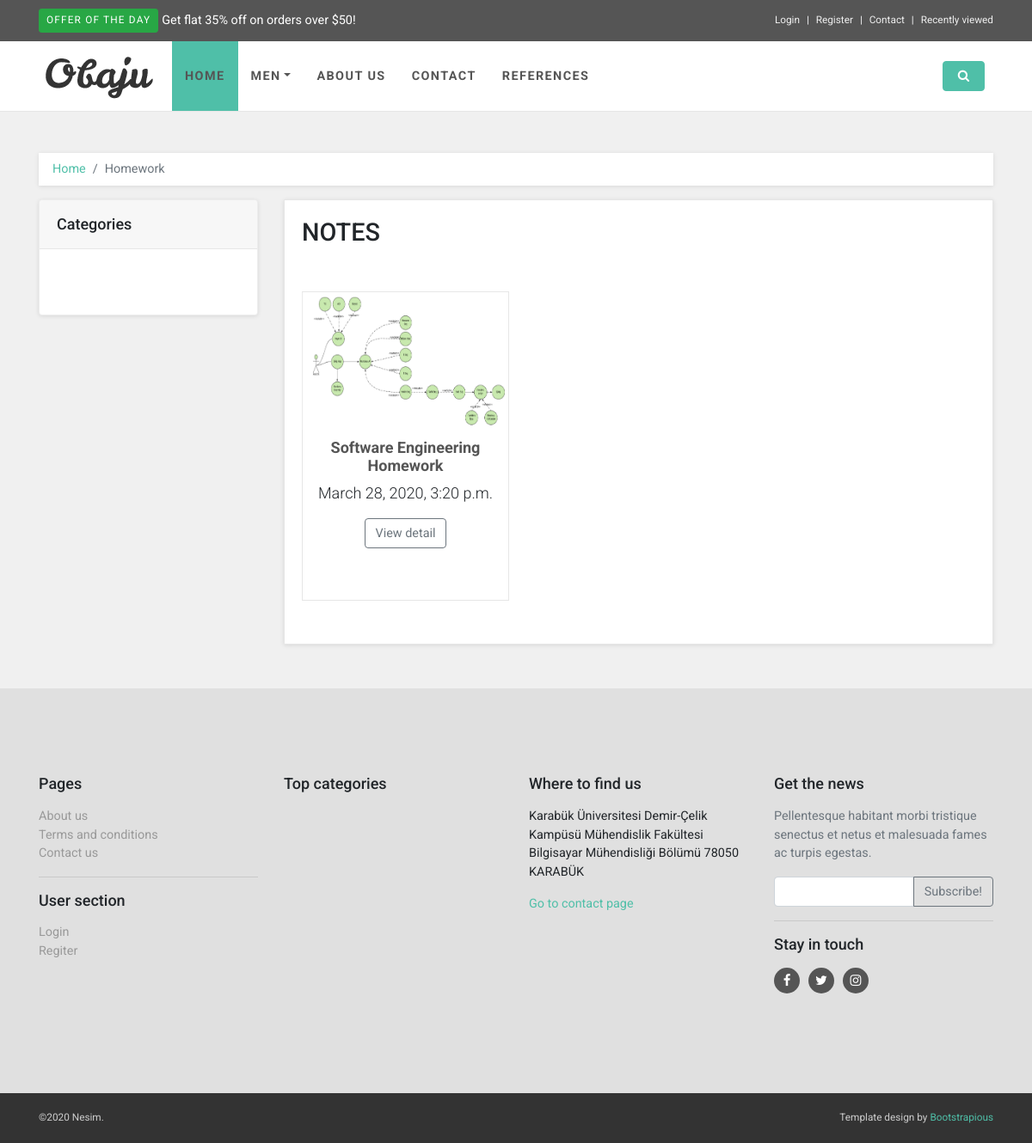
The app's page /category/10/homework/ with its own data.
### note/models.py (models this page shows, shortened)
class Category(MPTTModel):
    STATUS = (
        ('True', 'true'),
        ('False', 'false')
    )
    title = models.CharField(max_length=70)
    description = models.CharField(blank=True,max_length=255)
    keywords = models.CharField(blank=True,max_length=255)
    status = models.CharField(max_length=10, choices=STATUS)
    image = models.ImageField(blank=True, upload_to='image/')
    slug = models.SlugField(blank=False,unique=True)
    parent = TreeForeignKey('self', blank=True, null=True, related_name='children', on_delete=models.CASCADE)  # cascad silme işleminde ona bağlı şeylerde silinir
    create_at = models.DateTimeField(auto_now_add=True)
    update_at = models.DateTimeField(auto_now=True)
    class MPTTMeta:
        order_insertion_by = ['title']
    def image_tag(self):
        return mark_safe('<img src="{}" height="50"/>'.format(self.image.url))
    image_tag.short_description = 'Image'

class Note(models.Model):
    STATUS = (
        ('True', 'true'),
        ('False', 'false')
    )
    Category = models.ForeignKey(Category, on_delete=models.CASCADE)
    title = models.CharField(blank=True,max_length=100)
    description = models.CharField(blank=True,max_length=255)
    keywords = models.CharField(blank=True,max_length=255)
    slug = models.SlugField(blank=False,unique=True)
    detail = RichTextUploadingField()
    status = models.CharField(max_length=10, choices=STATUS)
    image = models.ImageField(blank=True, upload_to='image/')
    create_at = models.DateTimeField(auto_now_add=True)
    update_at = models.DateTimeField(auto_now=True)
    def image_tag(self):
        return mark_safe('<img src="{}" height="50"/>'.format(self.image.url))
    image_tag.short_description = 'Image'

### home/views.py (the view)
# urls.py: path('category/<int:id>/<slug:slug>/',views.category_notes,name='category_notes'),
def category_notes(request, id, slug):
    notes = Note.objects.filter(Category_id=id)
    category = Category.objects.all()
    categorydata=Category.objects.get(pk=id)
    context = {'notes': notes, 'category': category, 'categorydata':categorydata}
    return render(request, 'notes.html', context)

### home/templates/notes.html (shortened to what this page needs)
{% extends "homebase.html" %}
{% block body %}
    <div id="all">
        <div id="content">
            <div class="container">
                <div class="row">
                    <div class="col-lg-12">
                        <nav aria-label="breadcrumb">
                            <ol class="breadcrumb">
                                <li class="breadcrumb-item"><a href="/">Home</a></li>
                                <li aria-current="page" class="breadcrumb-item active">{{ categorydata.title }}</li>
                            </ol>
                        </nav>
                    </div>
                    <div class="col-lg-3">
                        {% include 'sidebar.html' %}
                    </div>
                    <div class="col-lg-9">
                        <div class="box">
                            <a> <h2>NOTES</h2></a>
                            <br><br>
                            <div class="row products">
                                {% for rs in notes %}
                                    <div class="col-lg-4 col-md-6">
                                        <div class="product" style="height: 360px">
                                            <div class="flip-container">
                                                <div class="flipper">
                                                    <div class="front"><a href="/note/{{ rs.id }}/{{ rs.slug }}"><img src="{{ rs.image.url }}" alt="" class="img-fluid" style="width: 250px;height: 160px;"></a></div>
                                                    <div class="back"><a href="/note/{{ rs.id }}/{{ rs.slug }}"><img src="{{ rs.image.url }}" alt="" class="img-fluid" style="width: 250px;height: 160px;"></a></div>
                                                </div>
                                            </div><a href="/note/{{ rs.id }}/{{ rs.slug }}" class="invisible"><img src="{{ rs.image.url }}" alt="" class="img-fluid" style="width: 250px;height: 160px;"></a>
                                            <br>
                                            <div class="text">
                                                <h3><a href="/note/{{ rs.id }}/{{ rs.slug }}">{{ rs.title }} </a></h3>
                                                <p class="price">
                                                    <del></del>{{ rs.create_at }}
                                                </p>
                                                <p class="buttons"><a href="/note/{{ rs.id }}/{{ rs.slug }}" class="btn btn-outline-secondary">View detail</a></p>
                                            </div>
                                        </div>
                                    </div>
                                {% endfor %}
                            </div>
                        </div>
                    </div>
                </div>
            </div>
        </div>
    </div>
{% endblock %}

### home/static/css/style.default.css (style rules this page uses)
body { overflow-x: hidden; background-color: #f0f0f0; }
a, button { -webkit-transition: all 0.3s; transition: all 0.3s; outline: none; }
.breadcrumb { -webkit-box-shadow: 0 1px 5px rgba(0, 0, 0, 0.1); box-shadow: 0 1px 5px rgba(0, 0, 0, 0.1); background: #fff; border-radius: 0; padding: 0.5rem 1rem; }
.box { background: #fff; margin: 0 0 30px; border: solid 1px #e6e6e6; padding: 20px; -webkit-box-shadow: 0 1px 5px rgba(0, 0, 0, 0.1); box-shadow: 0 1px 5px rgba(0, 0, 0, 0.1); }
#content .product { background: #fff; border: solid 1px #e6e6e6; margin-bottom: 30px; }
#content .product .flip-container { cursor: pointer; -webkit-perspective: 1000; perspective: 1000; -webkit-transform-style: preserve-3d; transform-style: preserve-3d; }
#content .product .flip-container, #content .product .front, #content .product .back { width: 100%; }
#content .product .flipper { -webkit-backface-visibility: hidden; backface-visibility: hidden; -webkit-transition: 0.6s; transition: 0.6s; -webkit-transform-style: preserve-3d; transform-style: preserve-3d; position: relative; }
#content .product .front, #content .product .back { -webkit-transform-style: preserve-3d; transform-style: preserve-3d; -webkit-transition: 0.6s; transition: 0.6s; transform-style: preserve-3d; position: absolute; top: 0; left: 0; }
#content .product .front { z-index: 2; -webkit-transform: rotateY(0deg); transform: rotateY(0deg); }
#content .product .back { -webkit-transform: rotateY(-180deg); transform: rotateY(-180deg); }
#content .product .text { padding: 10px 10px 0; }
#content .product .text h3 { font-size: 1.125rem; font-weight: 700; height: 42px; text-align: center; overflow: hidden; }
#content .product .text h3 a { color: #555; }
#content .product .text p.price { font-size: 1.125rem; text-align: center; font-weight: 300; }
#content .product .text .buttons { clear: both; text-align: center; }
#content .product .text .buttons .btn { margin-bottom: 10px; }
.btn { font-weight: 400; border: 1px solid transparent; padding: 0.375rem 0.75rem; font-size: 0.9rem; line-height: 1.5; border-radius: 0.25rem; -webkit-transition: color 0.15s ease-in-out, background-color 0.15s ease-in-out, border-color 0.15s ease-in-out, -webkit-box-shadow 0.15s ease-in-out; transition: color 0.15s ease-in-out, background-color 0.15s ease-in-out, border-color 0.15s ease-in-out, -webkit-box-shadow 0.15s ease-in-out; transition: color 0.15s ease-in-out, background-color 0.15s ease-in-out, border-color 0.15s ease-in-out, box-shadow 0.15s ease-in-out; transition: color 0.15s ease-in-out, background-color 0.15s ease-in-out, border-color 0.15s ease-in-out, box-shadow 0.15s ease-in-out, -webkit-box-shadow 0.15s ease-in-out; }
.btn-outline-secondary { color: #6c757d; background-color: transparent; background-image: none; border-color: #6c757d; }
body { font-family: "Roboto", Helvetica, Arial, sans-serif; font-size: 0.9rem; font-weight: 400; line-height: 1.5; color: #212529; background-color: #f0f0f0; }
a { color: #4fbfa8; text-decoration: none; }
h1, h2, h3, h4, h5, h6, .h1, .h2, .h3, .h4, .h5, .h6 { margin-bottom: 0.5rem; font-family: inherit; font-weight: 500; line-height: 1.2; color: inherit; }
h2, .h2 { font-size: 1.8rem; }
h3, .h3 { font-size: 1.53rem; }

### records on screen
Category: title "Homework"
Note: image (picture), title "Software Engineering Homework", create_at "March 28, 2020, 3:20 p.m."
